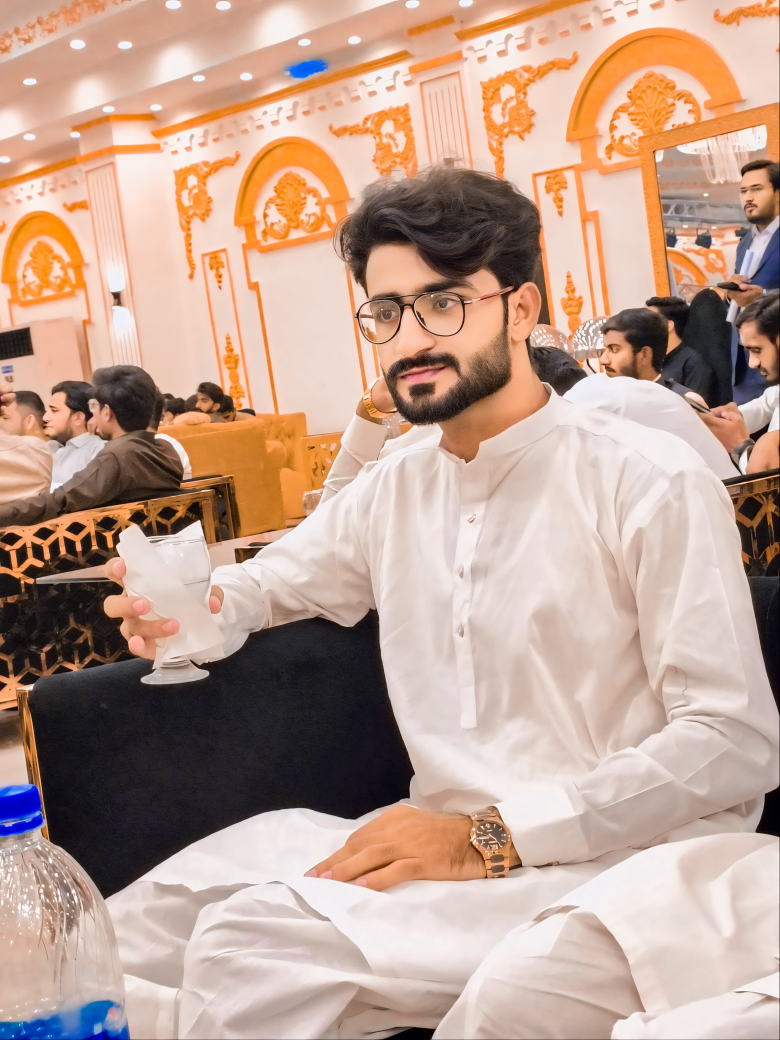
#> input picture WhatsApp Image 2024-08-30 at 10.03.11 PM.jpeg, 3120 x 4160 px (shown at 1/4 size)
$ jupyter execute --allow-errors 'Topic 1. Read_And_show_img And Slide Show.ipynb'
#> lines starting #> are read from the running program, lines starting #| are printed output that depends on the picture
[cell 1]
import numpy as np

[cell 2]
import matplotlib

[cell 3]
import pandas

[cell 4]
import os

[cell 5]
import cv2

[cell 6]
import cv2
print(cv2.__version__)

[cell 7]
import cv2
import sys

print(f"Python version: {sys.version}")
print(f"OpenCV version: {cv2.__version__}")

[cell 8]
path = r"C:\Users\Mega Computers\Pictures\chris-ried-sqJ40H9RtNw-unsplash.jpg"
img = cv2.imread(path)

cv2.imshow('image=' ,img)

cv2.waitKey(0)

cv2.destroyAllWindows()

[cell 9]
img = cv2.imread(path)

#> (the rest of this cell did not finish here and is left out)

[cell 10]
img = cv2.imread("WhatsApp Image 2024-08-30 at 10.03.11 PM.jpeg") # image read
#> img is the input picture: shape (4160, 3120, 3); mean B, G, R 145.7, 161.3, 191.2
re = cv2.resize(img , (600 , 600))
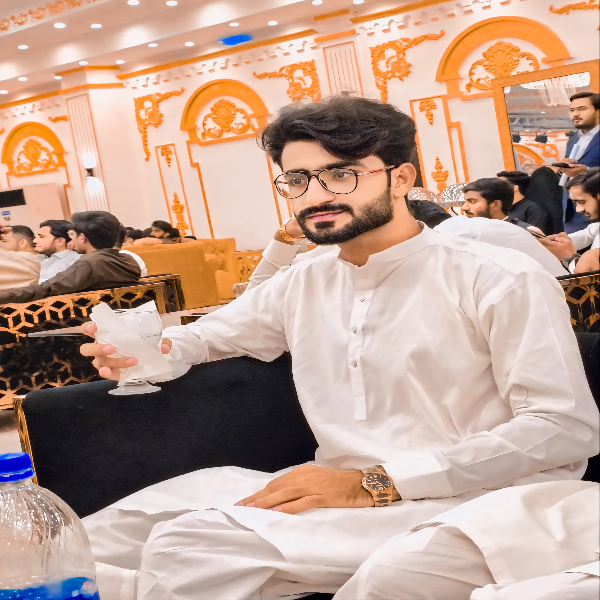
#> re: shape (600, 600, 3); mean B, G, R 145.7, 161.3, 191.2
cv2.imshow("Eisa" ,re)# image show
cv2.imshow("Eisa 1 " ,img)
cv2.waitKey(0)             # image frame wait time ms and 0 pass keyborad any key press
cv2.destroyAllWindows()       # all windows close
#cv2.destroyWindow("Eisa 1 ")           # only one window close

# Show Multiple Image and Slide Show

[cell 11]
img = cv2.imread(r"C:\Users\Mega Computers\Pictures\dennis-buchner-elk8DRDVYLI-unsplash.jpg")
#> (the rest of this cell did not finish here and is left out)

[cell 12]
v = np.array([1,2,3,1,2,3])
np.hstack((v,v))

[cell 13]
img = cv2.imread("WhatsApp Image 2024-08-30 at 10.03.11 PM.jpeg") # image read
print(img) # RGB
#> (printed output is left out)

[cell 14]
img = cv2.imread(r"WhatsApp Image 2024-08-30 at 10.03.11 PM.jpeg")
re_img = cv2.resize(img , (300 , 500))
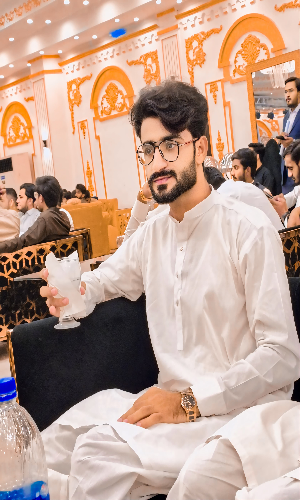
#> re_img: shape (500, 300, 3); mean B, G, R 145.8, 161.3, 191.3
h = np.hstack((re_img , re_img))
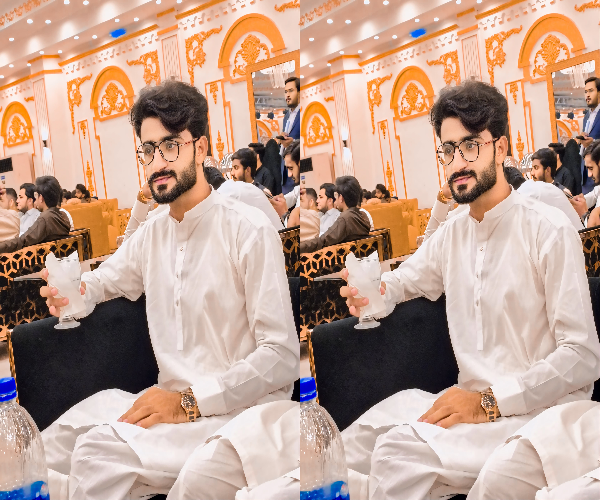
#> h: shape (500, 600, 3); mean B, G, R 145.8, 161.3, 191.3
cv2.imshow("coder" , h)
cv2.waitKey(0)
cv2.destroyAllWindows()
# cv2.destoryAllWindows()

[cell 15]
img = cv2.imread(r"WhatsApp Image 2024-08-30 at 10.03.11 PM.jpeg")
re_img = cv2.resize(img , (300 , 300))
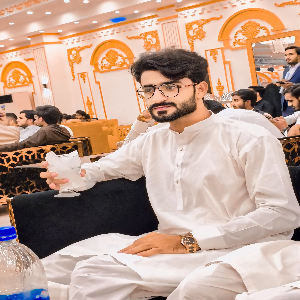
#> re_img: shape (300, 300, 3); mean B, G, R 145.8, 161.3, 191.3
h = np.hstack((re_img , re_img , re_img))
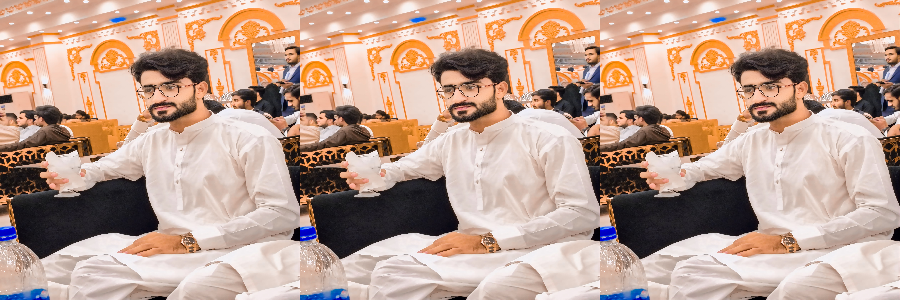
#> h: shape (300, 900, 3); mean B, G, R 145.8, 161.3, 191.3
v = np.vstack((h , h))
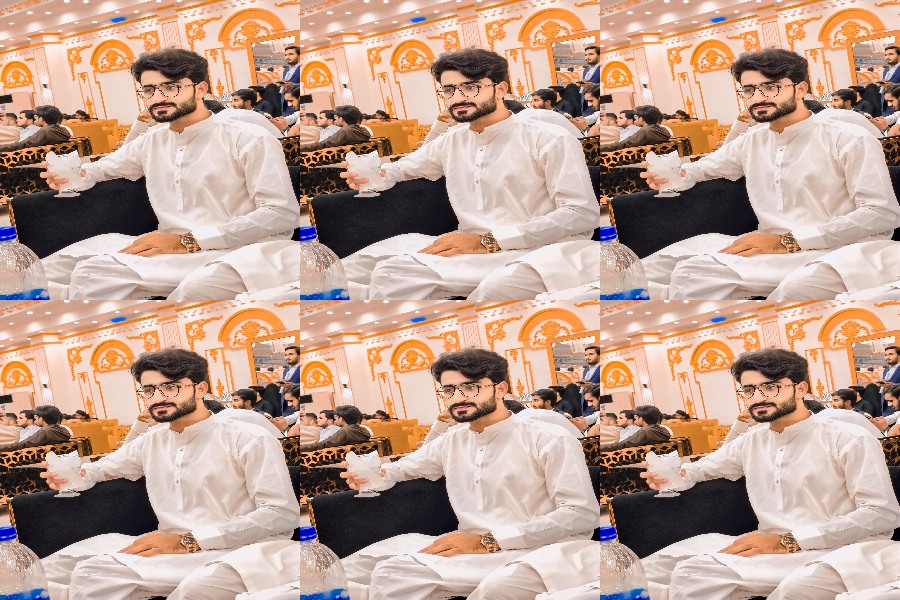
#> v: shape (600, 900, 3); mean B, G, R 145.8, 161.3, 191.3
cv2.imshow("coder" , v)
cv2.waitKey(0)
cv2.destroyAllWindows()
# cv2.destoryAllWindows()

$ run again, with eisa.jpeg copied over WhatsApp Image 2024-08-30 at 10.03.11 PM.jpeg
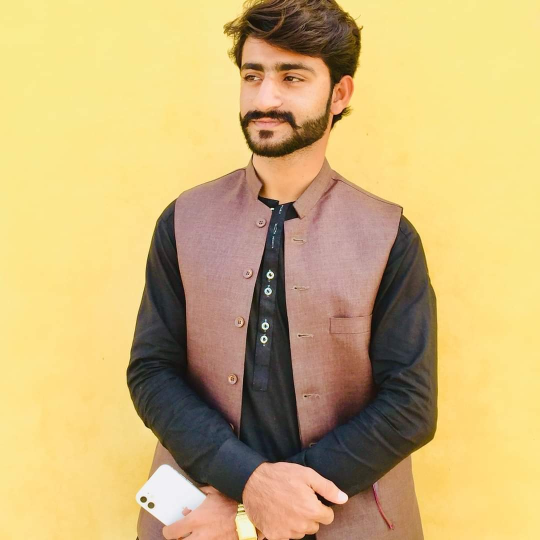
#> input picture eisa.jpeg, 1080 x 1080 px (shown at 1/2 size)
#> img is the input picture: shape (1080, 1080, 3); mean B, G, R 118.9, 177.4, 203.8
#> (printed output is left out)
#> `h = np.hstack((re_img , re_img , re_img))`:
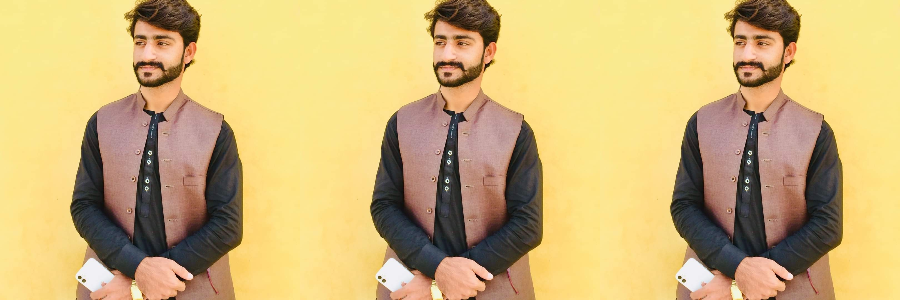
#> h: shape (300, 900, 3); mean B, G, R 118.9, 177.4, 203.8
#> `v = np.vstack((h , h))`:
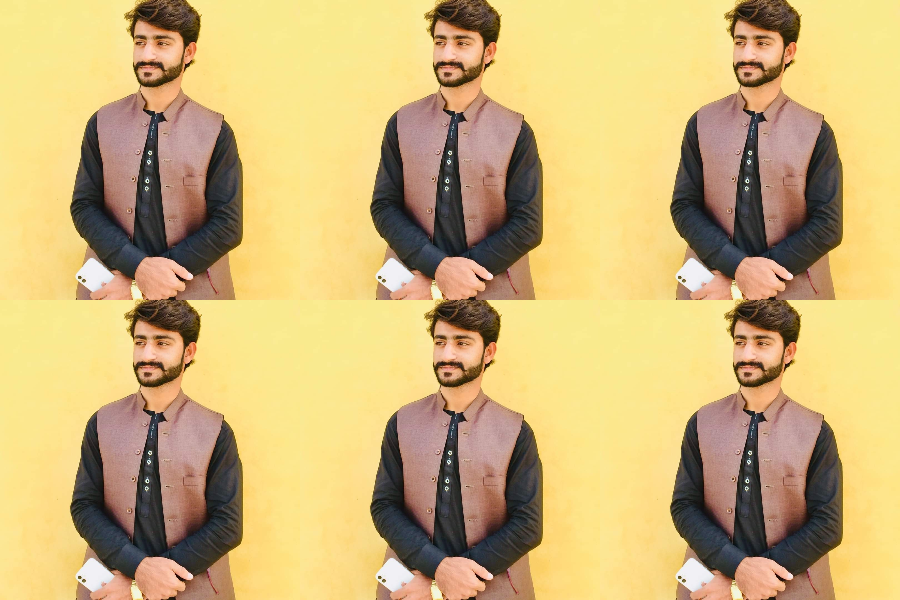
#> v: shape (600, 900, 3); mean B, G, R 118.9, 177.4, 203.8

$ run again, with download (2).jpg copied over WhatsApp Image 2024-08-30 at 10.03.11 PM.jpeg
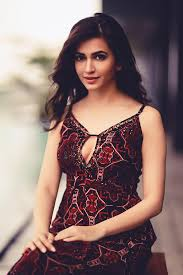
#> input picture download (2).jpg, 183 x 275 px
#> img is the input picture: shape (275, 183, 3); mean B, G, R 111.9, 114.1, 138.3
#> (printed output is left out)
#> `h = np.hstack((re_img , re_img , re_img))`:
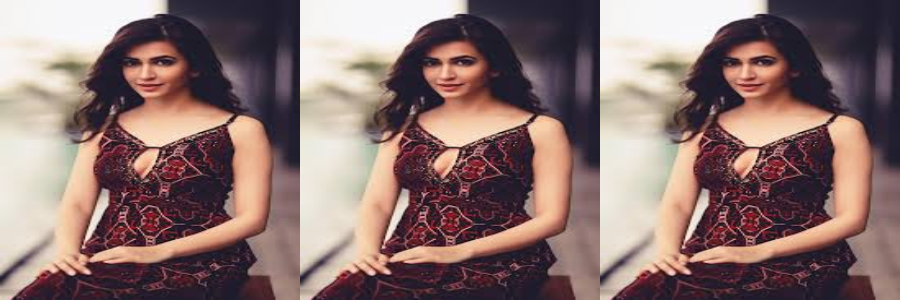
#> h: shape (300, 900, 3); mean B, G, R 111.8, 114, 138.2
#> `v = np.vstack((h , h))`:
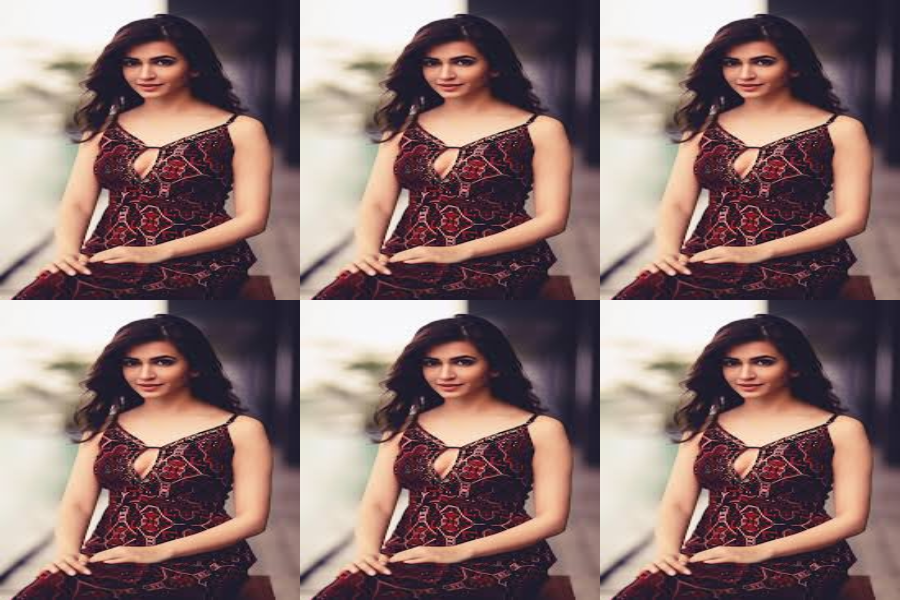
#> v: shape (600, 900, 3); mean B, G, R 111.8, 114, 138.2
